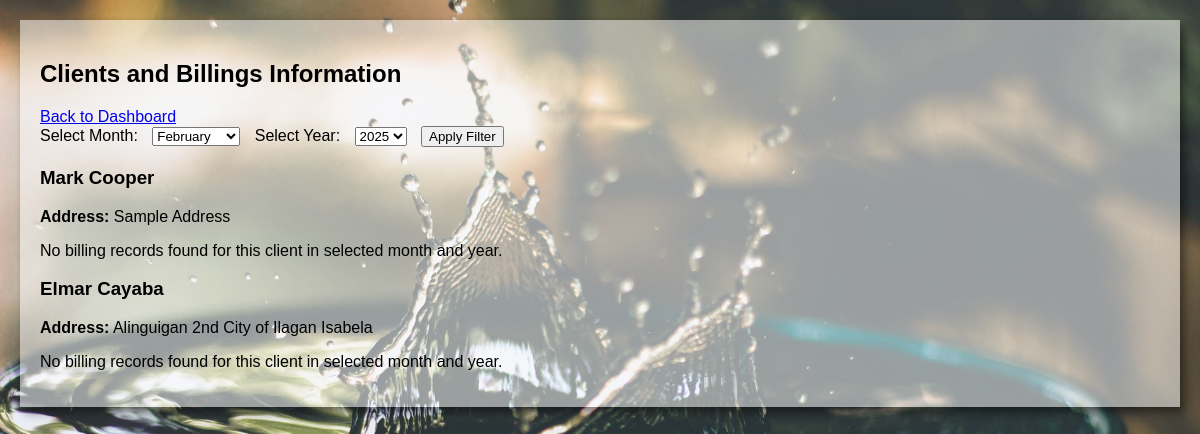
The page /monthly_biling.php on the database as committed earlier.
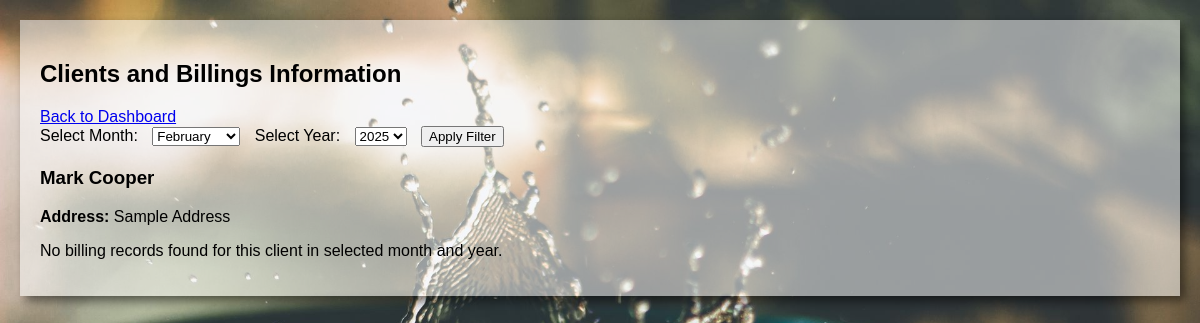
The same page on the database as committed later.
### tables this page shows
CREATE TABLE `client_list` (
  `id` int(30) NOT NULL,
  `code` varchar(100) NOT NULL,
  `category_id` int(30) NOT NULL,
  `firstname` text NOT NULL,
  `middlename` text DEFAULT NULL,
  `lastname` text NOT NULL,
  `contact` text NOT NULL,
  `address` text NOT NULL,
  `meter_code` varchar(100) NOT NULL,
  `first_reading` float(12,2) NOT NULL,
  `status` tinyint(1) NOT NULL DEFAULT 1,
  `delete_flag` tinyint(1) NOT NULL DEFAULT 0,
  `date_created` datetime NOT NULL DEFAULT current_timestamp(),
  `date_updated` datetime NOT NULL DEFAULT current_timestamp() ON UPDATE current_timestamp()
);

### monthly_biling.php (the view, shortened to what this page needs)
<?php
include 'db.php';
$currentMonth = date('m');
$currentYear = date('Y');
$sql = "SELECT * FROM client_list WHERE status = 1";
$result = $conn->query($sql);
?>
<!DOCTYPE html>
<html lang="en">
<head>
</head>
<body>
<div class="container">
    <h2>Clients and Billings Information</h2>
    <a href="index.php">Back to Dashboard</a>
    <form method="post" class="filter-form">
        <label for="month">Select Month:</label>
        <select name="month" id="month">
            <?php
            for ($m = 1; $m <= 12; $m++) {
                $monthName = date("F", mktime(0, 0, 0, $m, 1));
                $selected = ($m == $currentMonth) ? 'selected' : '';
                echo "<option value='$m' $selected>$monthName</option>";
            }
            ?>
        </select>
        <label for="year">Select Year:</label>
        <select name="year" id="year">
            <?php
            $startYear = date('Y') - 5;
            $endYear = date('Y') + 5;
            for ($y = $startYear; $y <= $endYear; $y++) {
                $selected = ($y == $currentYear) ? 'selected' : '';
                echo "<option value='$y' $selected>$y</option>";
            }
            ?>
        </select>
        <button type="submit">Apply Filter</button>
    </form>
    <?php
    if ($result->num_rows > 0) {
        while ($client = $result->fetch_assoc()) {
            echo "<h3>{$client['firstname']} {$client['lastname']}</h3>";
            echo "<p><strong>Address:</strong> {$client['address']}</p>";
            $clientId = $client['id'];
            $sqlBilling = "SELECT * FROM billing_list WHERE client_id = ?
                           AND MONTH(reading_date) = ? AND YEAR(reading_date) = ?";
            $stmtBilling = $conn->prepare($sqlBilling);
            $stmtBilling->bind_param("iii", $clientId, $currentMonth, $currentYear);
            $stmtBilling->execute();
            $resultBilling = $stmtBilling->get_result();
            if ($resultBilling->num_rows > 0) {
                echo "<table>";
                echo "<tr><th>Billing ID</th><th>Reading Date</th><th>Due Date</th><th>Reading</th><th>Previous</th><th>Rate</th><th>Total</th><th>Status</th><th>Action</th></tr>";
                while ($rowBilling = $resultBilling->fetch_assoc()) {
                    $previous = $rowBilling['previous'];
                    $reading = $rowBilling['reading'];
                    $rate = $rowBilling['rate'];
                    $total = $reading * $rate;
                    echo "<tr>";
                    echo "<td>{$rowBilling['id']}</td>";
                    echo "<td>{$rowBilling['reading_date']}</td>";
                    echo "<td>{$rowBilling['due_date']}</td>";
                    echo "<td>{$rowBilling['reading']}</td>";
                    echo "<td>{$rowBilling['previous']}</td>";
                    echo "<td>{$rowBilling['rate']}</td>";
                    echo "<td>{$total}</td>";
                    echo "<td>". ($rowBilling['status'] == 1 ? 'Paid' : 'Pending') ."</td>";
                    echo "<td><a href='print_receipt.php?id={$rowBilling['id']}' class='print-link' target='_blank'>Print Receipt</a></td>";
                    echo "</tr>";
                }
                echo "</table>";
                echo "<div><a href='print_all_receipts.php?client_id={$clientId}' class='print-link' target='_blank'>Print All Receipts for {$client['firstname']} {$client['lastname']}</a></div>";
            } else {
                echo "<p>No billing records found for this client in selected month and year.</p>";
            }
        }
    } else {
        echo "<p>No active clients found.</p>";
    }
    ?>
</div>
</body>
</html>

Rows that differ between the two databases and show on the page:
removed client_list: firstname "Elmar", lastname "Cayaba", address "Alinguigan 2nd City of Ilagan Isabela", shows "No billing records found for this client in selected month and year."
